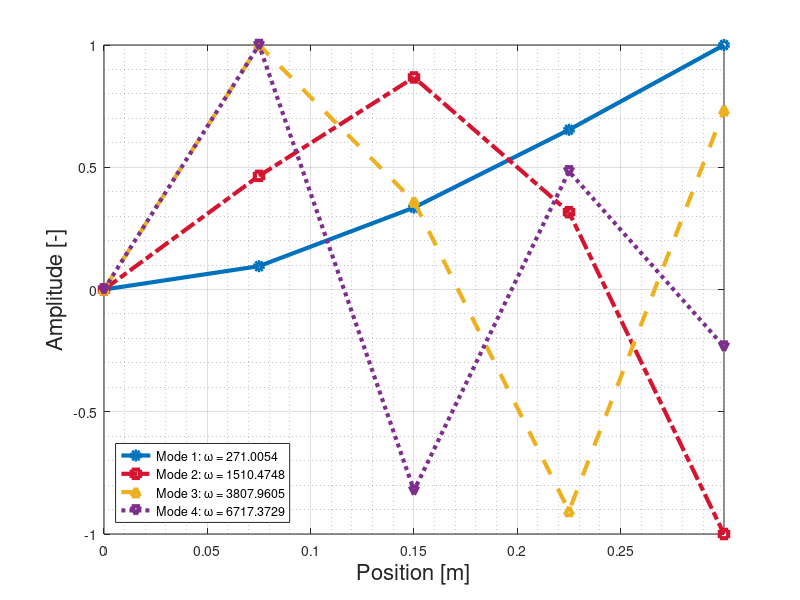
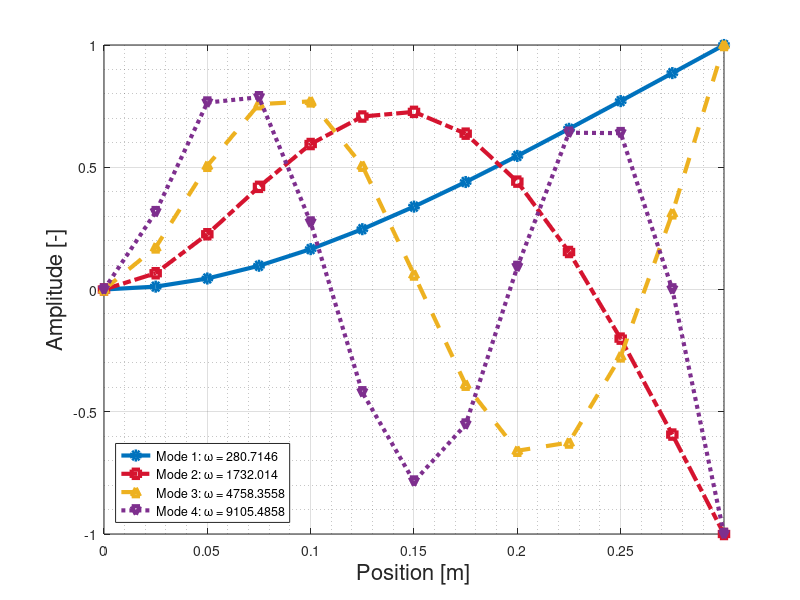
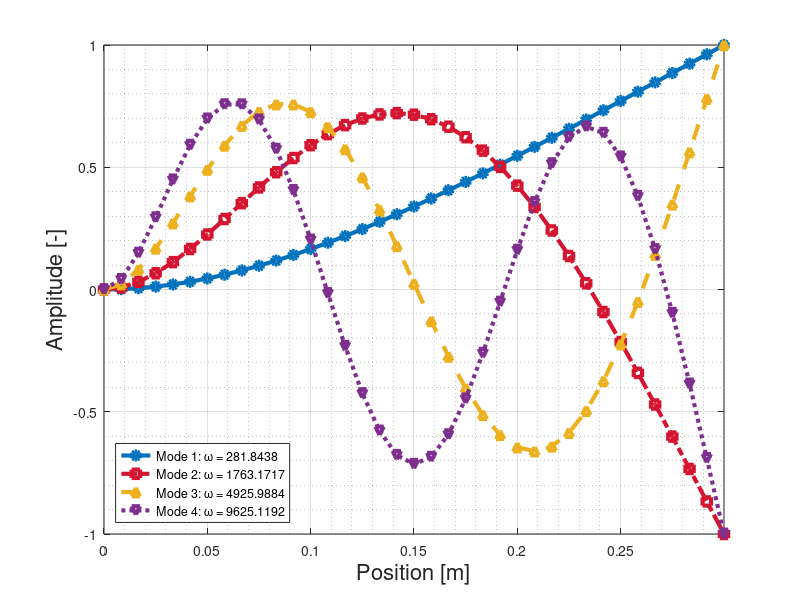

MATLAB code to generate these figures, in order:
clc; clear all; close all; 

I = 1.563*10^(-10);  
rho = 2800; L = 0.3;   
E = 70*10^9; A = 7.5*10^(-5);   

num = [4, 12, 36];

for i = 1:3
    M0 = [1, 0, 0, 0;
         0, (L/num(i))^2/12, 0, 0;
         0, 0, 1, 0;
         0, 0, 0, (L/num(i))^2/12];
    M0 = M0*(rho*A*(L/num(i))/2);

    K0 = [12,         6*(L/num(i)),   -12,         6*(L/num(i));
         6*(L/num(i)), 4*(L/num(i))^2, -6*(L/num(i)), 2*(L/num(i))^2;
         -12,       -6*(L/num(i)),   12,         -6*(L/num(i));
         6*(L/num(i)), 2*(L/num(i))^2, -6*(L/num(i)), 4*(L/num(i))^2];
    K0 = K0*(E*I/(L/num(i))^3); 

    l = zeros(1,num(i)+1);
    for k = 2:num(i)+1
        l(k) = l(k-1)+L/num(i);     
    end
    
    n = (num(i)+1)*2; 
    M = zeros(n,n);
    K = zeros(n,n);
    p = 1;
    for j = 1:num(i)
        M(p:p+3,p:p+3) = M(p:p+3,p:p+3) + M0;
        K(p:p+3,p:p+3) = K(p:p+3,p:p+3) + K0;
        p = p + 2;
    end
    M = M(3:n,3:n);
    K = K(3:n,3:n);
    
    [V,lambda] = eig(K,-M,'vector');
    w = sqrt(-lambda);
    V = transpose(V);
    mode = zeros(4,num(i)+1);
    mode(1:4,2:num(i)+1) = V(n-5:n-2, 1:2:end);
    
 
    % for m = 1:4
    %     if max((mode(m,1:num(i)+1)))<= abs(min((mode(m,1:num(i)+1)))) || max((mode(m,1:num(i)+1))) <= 0
    %         mode(m,1:num(i)+1) = mode(m,1:num(i)+1)/min((mode(m,1:num(i)+1)));
    %     else
    %         mode(m,1:num(i)+1) = mode(m,1:num(i)+1)/max((mode(m,1:num(i)+1)));
    %     end
    % end
     if i== 1
        mode(1,1:num(i)+1) = mode(1,1:num(i)+1)/mode(1,2);
        mode(2,1:num(i)+1) = mode(2,1:num(i)+1)/mode(2,2);
        mode(3,1:num(i)+1) = -mode(3,1:num(i)+1)/mode(3,5);
        mode(4,1:num(i)+1) = mode(4,1:num(i)+1)/mode(4,5);
    elseif i == 2
        mode(1,1:num(i)+1) = -mode(1,1:num(i)+1)/mode(1,13);
        mode(2,1:num(i)+1) = mode(2,1:num(i)+1)/mode(2,13);
        mode(3,1:num(i)+1) = -mode(3,1:num(i)+1)/mode(3,13);
        mode(4,1:num(i)+1) = mode(4,1:num(i)+1)/mode(4,13);
    elseif i ==3
        mode(1,1:num(i)+1) = -mode(1,1:num(i)+1)/mode(1,37);
        mode(2,1:num(i)+1) = mode(2,1:num(i)+1)/mode(2,37);
        mode(3,1:num(i)+1) = -mode(3,1:num(i)+1)/mode(3,37);
        mode(4,1:num(i)+1) = mode(4,1:num(i)+1)/mode(4,37);
    end
    
 
    figure(i);
    plot(l(:), mode(4,:), 'LineWidth', 3, 'Color', [0 0.4470 0.7410], 'LineStyle', '-', 'Marker', 'O', 'DisplayName', ['Mode 1: \omega = ' num2str(w(n-2))]); hold on;
    plot(l(:), mode(3,:), 'LineWidth', 3, 'Color', [0.8350 0.0780 0.1840], 'LineStyle', '-.', 'Marker', 'square', 'DisplayName', ['Mode 2: \omega = ' num2str(w(n-3))]); hold on;
    plot(l(:), mode(2,:), 'LineWidth', 3, 'Color', [0.9290 0.6940 0.1250], 'LineStyle', '--', 'Marker', '^', 'DisplayName', ['Mode 3: \omega = ' num2str(w(n-4))]); hold on;
    plot(l(:), mode(1,:), 'LineWidth', 3, 'Color', [0.4940 0.1840 0.5560], 'LineStyle', ':', 'Marker', 'v', 'DisplayName', ['Mode 4: \omega = ' num2str(w(n-5))]); hold on;

        
    ylabel('Amplitude [-]', 'FontSize', 16);
    xlabel('Position [m]', 'FontSize', 16);
    xlim([0,0.3]);
    ylim([-1,1]);
    legend('Location', 'southwest', 'FontSize', 9);
    grid on;
    grid minor;   
end

